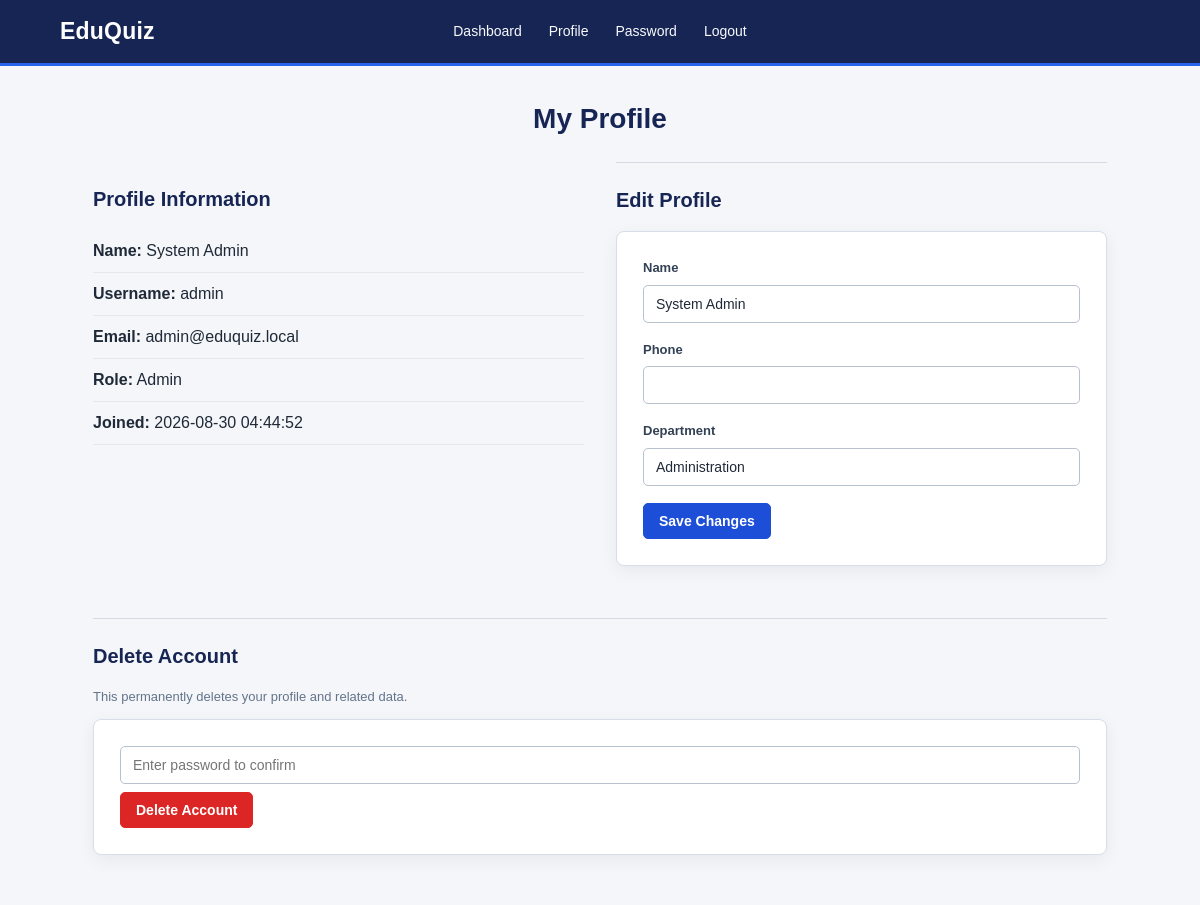
Page /Admin/View/Profile.php (signed in) on the committed database.
### tables this page shows
CREATE TABLE users (
 id INT AUTO_INCREMENT PRIMARY KEY,
 name VARCHAR(100) NOT NULL,
 username VARCHAR(50) NOT NULL UNIQUE,
 email VARCHAR(120) NOT NULL UNIQUE,
 password VARCHAR(255) NOT NULL,
 phone VARCHAR(30) DEFAULT '',
 department VARCHAR(100) DEFAULT '',
 role ENUM('student','instructor','admin') NOT NULL,
 is_active TINYINT(1) NOT NULL DEFAULT 1,
 created_at TIMESTAMP DEFAULT CURRENT_TIMESTAMP
);

### Admin/Control/ProfileValidation.php (called while the page is built, shortened)
<?php
$database=new DatabaseConnection();
$connection=$database->OpenCon();
$id=(int)$_SESSION["user_id"];
$result=$connection->query("SELECT * FROM users WHERE id=$id");
$user=$result->fetch_assoc();
if($_SESSION["role"]=="admin") $home="../MainPage.php";
else if($_SESSION["role"]=="instructor") $home="../../Instructor/MainPage.php";
else $home="../../Student/MainPage.php";
?>

### Admin/View/Profile.php (the view, shortened to what this page needs)
<?php include "../Control/ProfileValidation.php"; ?>
<!doctype html>
<html>
<head>
    <link rel="stylesheet" href="../../css/style.css">
</head>
<body>
<header>
    <a class="brand" href="<?php echo $home; ?>">EduQuiz</a>
    <nav>
        <a href="<?php echo $home; ?>">Dashboard</a>
        <a href="Profile.php">Profile</a>
        <a href="Password.php">Password</a>
        <a href="../Control/logout.php">Logout</a>
    </nav>
</header>
<main class="container">
    <div class="page-title"><h1>My Profile</h1></div>
    <div class="layout-two">
        <section class="content-section">
            <h2>Profile Information</h2>
            <ul class="profile-list">
                <li><b>Name:</b> <?php echo htmlspecialchars($user["name"]); ?></li>
                <li><b>Username:</b> <?php echo htmlspecialchars($user["username"]); ?></li>
                <li><b>Email:</b> <?php echo htmlspecialchars($user["email"]); ?></li>
                <li><b>Role:</b> <?php echo htmlspecialchars(ucfirst($user["role"])); ?></li>
                <li><b>Joined:</b> <?php echo htmlspecialchars($user["created_at"]); ?></li>
            </ul>
        </section>
        <section class="content-section">
            <h2>Edit Profile</h2>
            <form method="post" action="" class="basic-form form-box" onsubmit="return validateProfile()">
                <div class="form-group">
                    <label>Name</label><input id="profileName" name="name" value="<?php echo htmlspecialchars($user["name"]); ?>" required>
                </div>
                <div class="form-group">
                    <label>Phone</label><input name="phone" value="<?php echo htmlspecialchars($user["phone"]); ?>">
                </div>
                <div class="form-group">
                    <label>Department</label><input name="department" value="<?php echo htmlspecialchars($user["department"]); ?>">
                </div>
                <button class="btn" type="submit">Save Changes</button>
            </form>
        </section>
    </div>
    <section class="content-section">
        <h2>Delete Account</h2>
        <p class="muted">This permanently deletes your profile and related data.</p>
        <form method="post" action="" class="basic-form form-box" onsubmit="return confirm('Delete your account permanently?')">
            <div class="inline">
                <input type="password" name="password" placeholder="Enter password to confirm" required>
                <button class="btn danger" type="submit">Delete Account</button>
            </div>
        </form>
    </section>
</main>
</body>
</html>

### css/style.css (style rules this page uses)
* { box-sizing:border-box; }
body { margin:0; font-family:Arial,Helvetica,sans-serif; background:#f4f6f9; color:#1f2937; line-height:1.5; }
header { min-height:66px; background:#172554; color:white; display:grid; grid-template-columns:1fr auto 1fr; align-items:center; padding:0 5%; border-bottom:3px solid #2563eb; }
.brand { justify-self:start; font-size:23px; font-weight:700; color:white; text-decoration:none; letter-spacing:.2px; }
nav { justify-self:center; display:flex; align-items:center; justify-content:center; gap:5px; flex-wrap:wrap; }
nav a { color:#f8fafc; text-decoration:none; font-size:14px; padding:8px 11px; border-radius:4px; transition:.2s; }
.container { max-width:1050px; margin:32px auto; padding:0 18px; }
.page-title { text-align:center; margin-bottom:22px; }
h1 { font-size:28px; margin:0 0 20px; text-align:center; color:#172554; }
h2 { font-size:20px; margin:0 0 16px; color:#172554; }
.content-section { margin:0 0 30px; padding:22px 0; border-top:1px solid #d6dce5; }
.content-section:first-child { border-top:0; }
.layout-two { display:grid; grid-template-columns:repeat(2,minmax(0,1fr)); gap:32px; align-items:start; }
form { margin:0; }
.basic-form { width:100%; }
.form-box { background:#ffffff; border:1px solid #d8dee8; border-radius:8px; padding:26px; box-shadow:0 5px 18px rgba(15,23,42,.06); }
.form-group { margin-bottom:17px; }
label { display:block; font-weight:600; font-size:13px; margin-bottom:7px; color:#334155; }
input, select, textarea { width:100%; padding:10px 12px; border:1px solid #b8c1ce; border-radius:5px; background:#ffffff; color:#1f2937; font-size:14px; outline:none; transition:border-color .2s,box-shadow .2s; }
.btn { display:inline-block; border:1px solid #1d4ed8; border-radius:5px; background:#1d4ed8; color:white; padding:9px 15px; text-decoration:none; cursor:pointer; font-weight:600; font-size:14px; transition:background .2s,border-color .2s,transform .1s; }
.btn.danger { background:#dc2626; border-color:#dc2626; }
.muted { color:#64748b; font-size:13px; }
.inline { display:flex; gap:8px; align-items:center; flex-wrap:wrap; }
.profile-list { margin:0; padding:0; list-style:none; }
.profile-list li { padding:9px 0; border-bottom:1px solid #e5e7eb; }

### rows in the picture
users: name "System Admin", username "admin", email "admin@eduquiz.local", role "Admin", created_at "2026-08-30 04:44:52", department "Administration"
